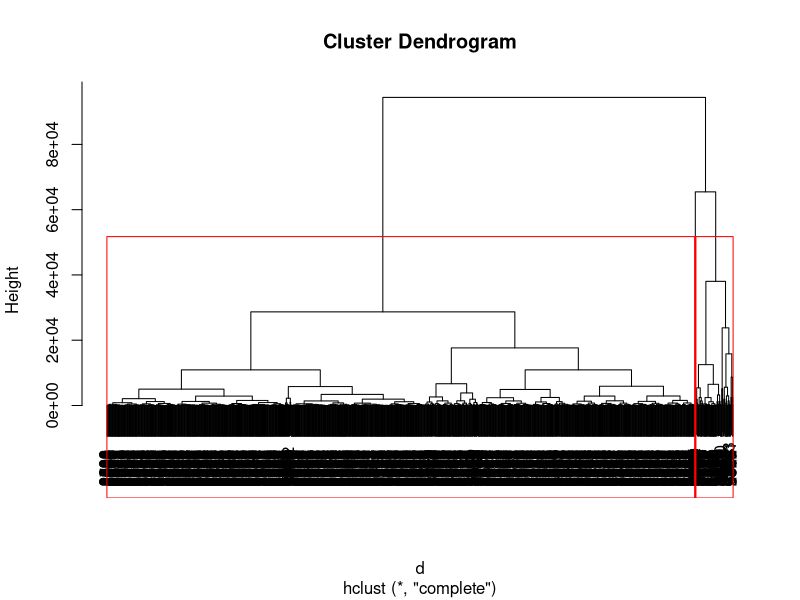
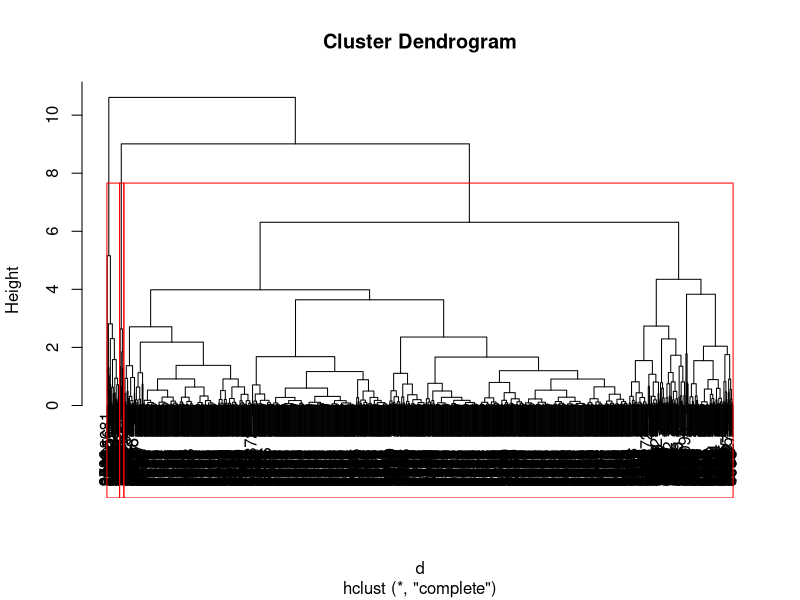
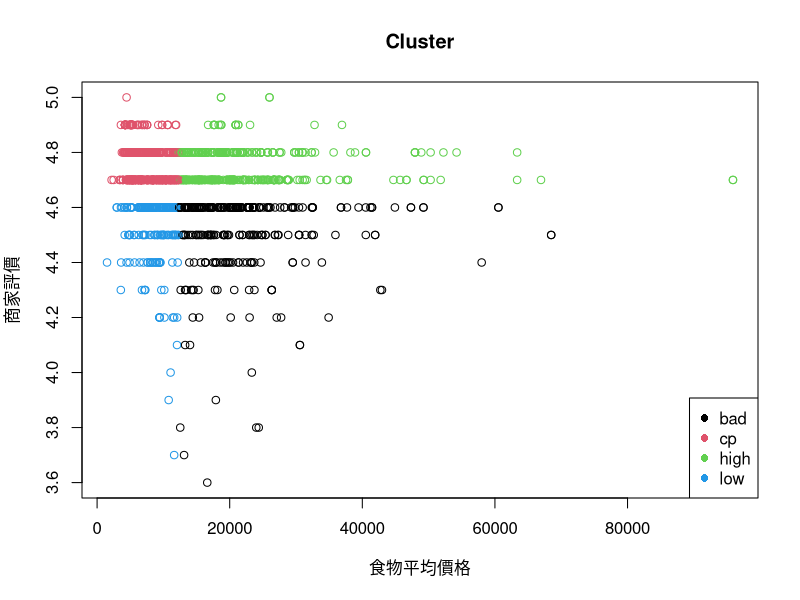
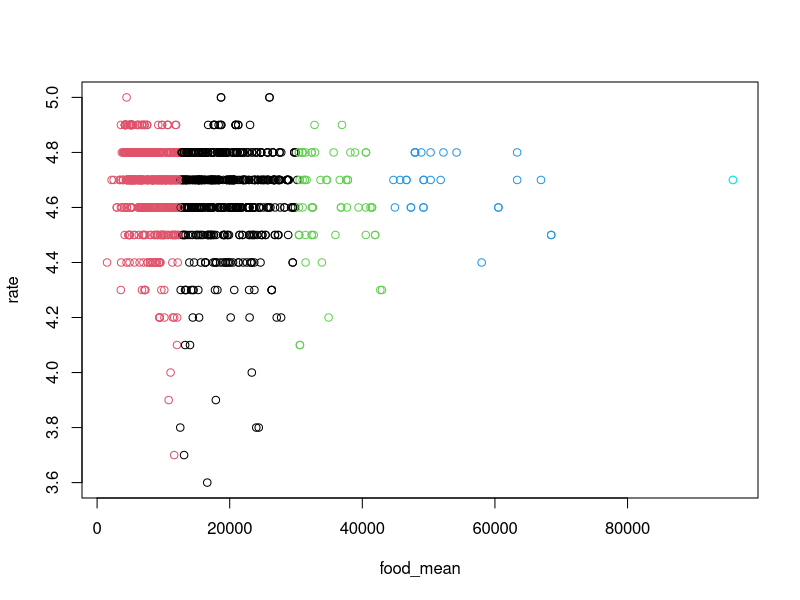
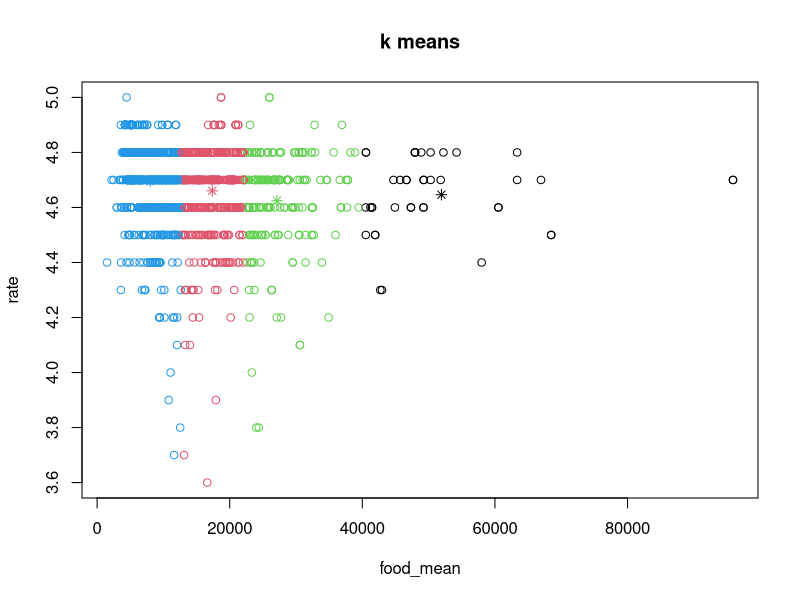
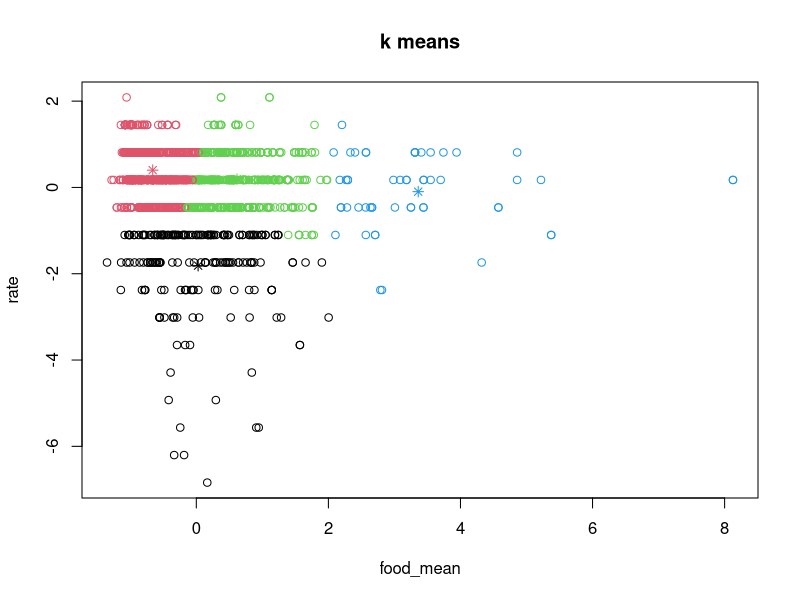
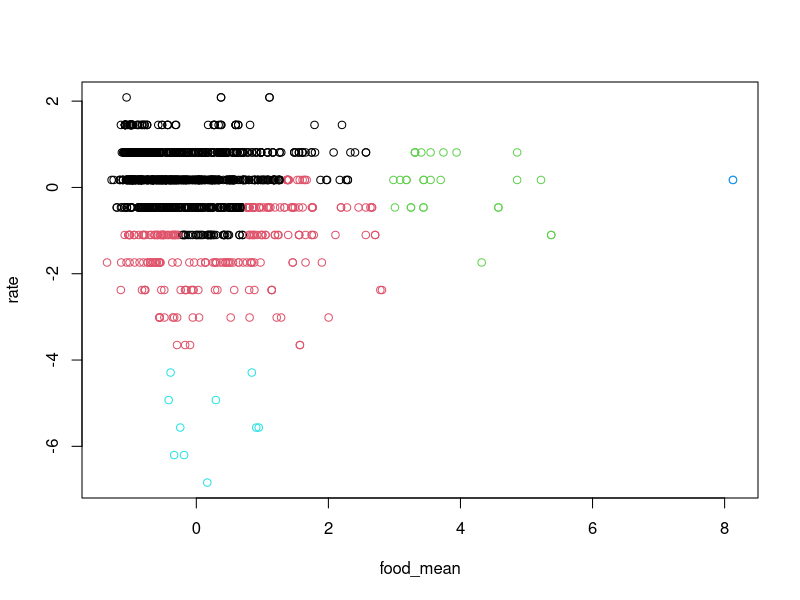

Source code (R) for these figures, in order:
#cluster
store=read.csv("data/ubereat_1201.csv", header=TRUE, sep=",")
store = store[store$postcode>=100 & store$postcode<200, ]
store=store[apply(store,1,function(x) !any(is.na(x))), ] #remove NA row
store=store[store$rate_num!=0,]
DATA=store[,c("food_mean","rate")]
food_med=median(DATA$food_mean)
rate_med=median(DATA$rate)
store$class=NA
store$class[store$food_mean>=food_med & store$rate>=rate_med]="high"
store$class[store$food_mean< food_med & store$rate< rate_med]="low"
store$class[store$food_mean< food_med & store$rate>=rate_med]="cp"
store$class[store$food_mean>=food_med & store$rate< rate_med]="bad"

write.csv(store,"data/uber_all4class.csv")

png("result/4class_median.png")
plot(store$food_mean,store$rate,col=factor(store$class),xlab="食物平均價格",ylab="商家評價",main="Cluster",pch=1)
legend(x="bottomright",legend=c("bad","cp","high","low"),col=1:4,pch=16)
dev.off()

#HC
d=dist(as.matrix(DATA)) 
hc=hclust(d) 
plot(hc)
rect.hclust(hc,k=3,border="red")
cut=cutree(hc, k=5)
png("result/4class_hclust.png")
plot(DATA,col=cut)
dev.off()

#k means
cl=kmeans(DATA,center=4,nstart=1)
png("result/4class_kmean.png")
plot(DATA, col=cl$cluster,main="k means")
points(cl$centers, col=1:6, pch=8)
dev.off()

# k-means normalized
DATA = scale(DATA)
cl=kmeans(DATA,center=4,nstart=1)
png("result/4class_kmean_norm.png")
plot(DATA, col=cl$cluster,main="k means")
points(cl$centers, col=1:6, pch=8)
dev.off()

# hclust normalized
d=dist(as.matrix(DATA)) 
hc=hclust(d) 
plot(hc)
rect.hclust(hc,k=3,border="red")
cut=cutree(hc, k=5)
png("result/4class_hclust_norm.png")
plot(DATA,col=cut)
dev.off()
